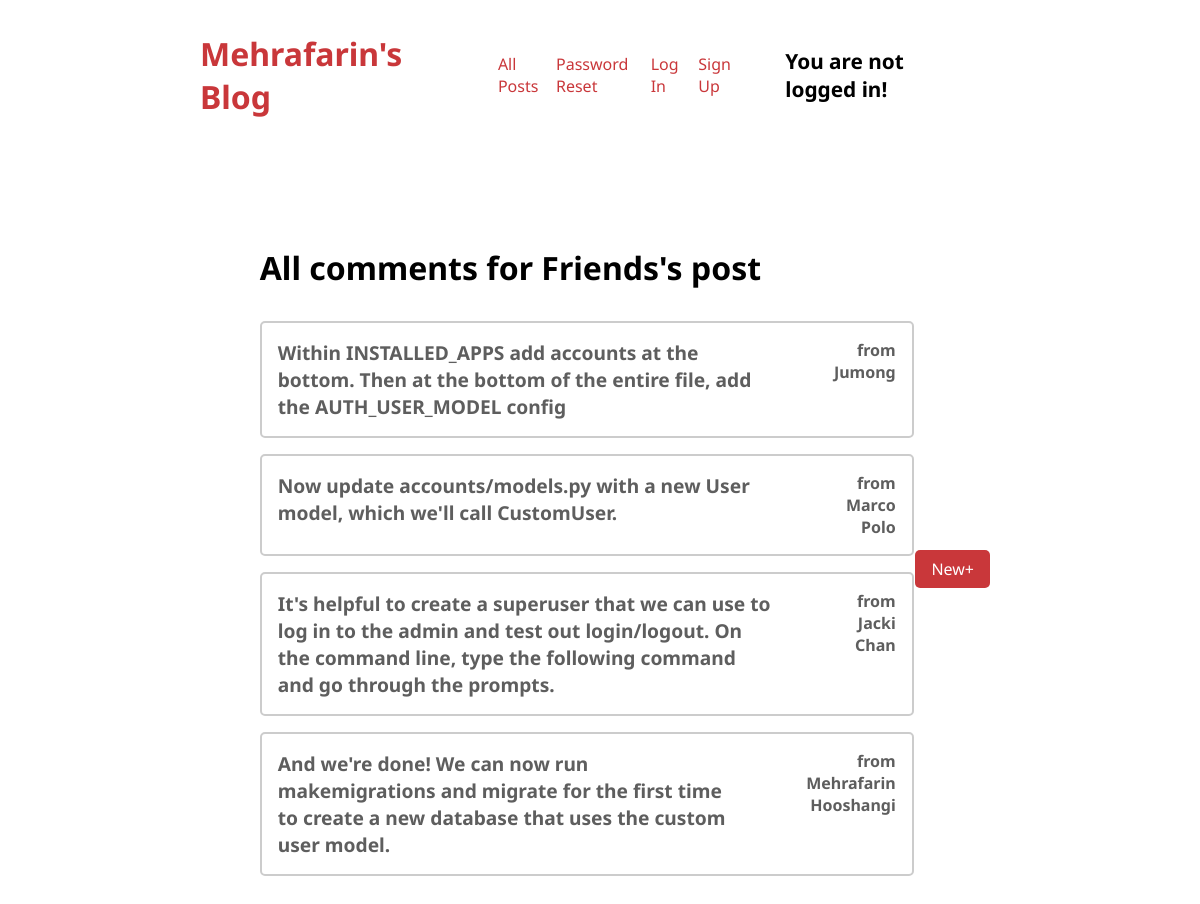
/single-post/all-comments/35/, run on the app's committed database.
### blog/models.py (models this page shows, shortened)
class Blog(models.Model):
    title = models.CharField(max_length=112)
    content = models.TextField()
    author = models.ForeignKey(Author, on_delete=models.CASCADE, null=True)
    time = models.DateTimeField(default=dt.datetime.now())
    tags = models.ManyToManyField(Tag)
    image = models.ImageField(upload_to='images', blank=True, null=True, default='')

class Comments(models.Model):
    user_name = models.CharField(max_length=50, null=True)
    user_email =  models.EmailField(null=True)
    text = models.TextField(null=True)
    post = models.ForeignKey(Blog, on_delete=models.CASCADE, null=True, related_name='comments')

### blog/views.py (the view)
# urls.py: path('single-post/all-comments/<int:pk>/', AllCommentsView.as_view(), name='all-comments'),
class AllCommentsView(ListView):
    template_name = 'all-comments.html'
    model = Comments
    def get_context_data(self, **kwargs):
        related_comments = []
        context = super().get_context_data(**kwargs)
        post_id = self.kwargs['pk']
        post = Blog.objects.get(pk=post_id)
        comments = Comments.objects.all()
        for comment in comments:
            if comment.post:
                if comment.post.pk == post_id:
                    related_comments.append(comment)
        context['comments'] = related_comments[::-1]
        context['post'] = post
        return context

### templates/all-comments.html (shortened to what this page needs)
{% extends 'base.html' %}
{% block content %}
    <div class="container wrapper">
        <div class="all-comments">
            <ul>
                <h1>All comments for {{ post.title|title }}'s post</h1>
                {% for comment in comments %}
                    <li id="comment">{{ comment.text }} <span>from <br>{{ comment.user_name|title }}</span></li>
                {% endfor %}
            </ul>
        </div>
        <div class="new-comment">
            <a href="{% url 'blog:comment' pk=post.pk %}">New+</a>
        </div>
    </div>
{% endblock content %}

### static/base.css (style rules this page uses)
* { margin: 0; padding: 0; box-sizing: border-box; font-family: "Noto Sans", sans-serif; }
li { list-style: none; }
.container { width: 65%; margin: auto; }
.wrapper { width: 65%; margin:2rem auto; }
.all-comments { width: 90%; max-width: 60rem; margin: 3rem auto; }
.all-comments h1 { margin-bottom: 2rem; }
.all-comments li { margin-bottom: 1rem; color: #5e5e5e; list-style: decimal; font-weight: bold; font-size: 1.2rem; border: solid 2px #ccc; padding: 1rem; border-radius: 5px; }
.all-comments ul { padding-left: 3rem; }
#comment { display: flex; justify-content: space-between; }
#comment span { text-decoration: none; margin-left: 5rem; font-size: 16px; text-align: right; }
.new-comment a { padding: .5rem 1rem; background-color: #C9373A; color: white; text-decoration: none; border-radius: 5px; }
.container.wrapper { margin-top: 5rem; display: flex; align-items: center; justify-content: space-between; }

### data on the page
Blog: title "Friends"
Comments: text "Within INSTALLED_APPS add accounts at the bottom. Then at the bottom of the entire file, add the AUTH_USER_MODEL config", user_name "Jumong"
Comments: text "Now update accounts/models.py with a new User model, which we'll call CustomUser.", user_name "Marco Polo"
Comments: text "It's helpful to create a superuser that we can use to log in to the admin and test out login/logout. On the command line, type the following command and go through the prompts.", user_name "Jacki Chan"
Comments: text "And we're done! We can now run makemigrations and migrate for the first time to create a new database that uses the custom user model.", user_name "Mehrafarin Hooshangi"
